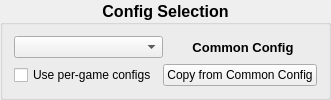
           <widget class="QGroupBox" name="ProfileGroupBox">
            <property name="sizePolicy">
             <sizepolicy hsizetype="Expanding" vsizetype="Preferred">
              <horstretch>0</horstretch>
              <verstretch>0</verstretch>
             </sizepolicy>
            </property>
            <property name="minimumSize">
             <size>
              <width>0</width>
              <height>0</height>
             </size>
            </property>
            <property name="font">
             <font>
              <pointsize>12</pointsize>
              <bold>true</bold>
             </font>
            </property>
            <property name="title">
             <string>Config Selection</string>
            </property>
            <property name="alignment">
             <set>Qt::AlignmentFlag::AlignCenter</set>
            </property>
            <layout class="QVBoxLayout" name="verticalLayout_16">
             <item>
              <layout class="QHBoxLayout" name="horizontalLayout_6">
               <item>
                <widget class="QComboBox" name="ProfileComboBox">
                 <property name="font">
                  <font>
                   <pointsize>9</pointsize>
                   <bold>false</bold>
                  </font>
                 </property>
                 <property name="focusPolicy">
                  <enum>Qt::FocusPolicy::NoFocus</enum>
                 </property>
                 <property name="currentText">
                  <string/>
                 </property>
                 <property name="currentIndex">
                  <number>-1</number>
                 </property>
                 <property name="placeholderText">
                  <string>Common Config</string>
                 </property>
                </widget>
               </item>
               <item>
                <widget class="QLabel" name="TitleLabel">
                 <property name="font">
                  <font>
                   <pointsize>10</pointsize>
                   <bold>true</bold>
                  </font>
                 </property>
                 <property name="text">
                  <string>Common Config</string>
                 </property>
                 <property name="alignment">
                  <set>Qt::AlignmentFlag::AlignCenter</set>
                 </property>
                 <property name="wordWrap">
                  <bool>true</bool>
                 </property>
                </widget>
               </item>
              </layout>
             </item>
             <item>
              <layout class="QHBoxLayout" name="horizontalLayout_2">
               <item>
                <widget class="QCheckBox" name="PerGameCheckBox">
                 <property name="sizePolicy">
                  <sizepolicy hsizetype="Minimum" vsizetype="Minimum">
                   <horstretch>0</horstretch>
                   <verstretch>0</verstretch>
                  </sizepolicy>
                 </property>
                 <property name="font">
                  <font>
                   <pointsize>9</pointsize>
                   <bold>false</bold>
                  </font>
                 </property>
                 <property name="focusPolicy">
                  <enum>Qt::FocusPolicy::NoFocus</enum>
                 </property>
                 <property name="text">
                  <string>Use per-game configs</string>
                 </property>
                </widget>
               </item>
               <item>
                <widget class="QPushButton" name="CopyCommonButton">
                 <property name="font">
                  <font>
                   <pointsize>9</pointsize>
                   <bold>false</bold>
                  </font>
                 </property>
                 <property name="focusPolicy">
                  <enum>Qt::FocusPolicy::NoFocus</enum>
                 </property>
                 <property name="text">
                  <string>Copy from Common Config</string>
                 </property>
                </widget>
               </item>
              </layout>
             </item>
            </layout>
           </widget>
